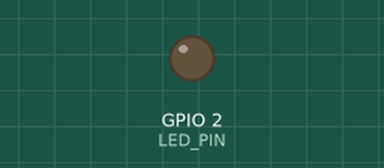
Recording of a sketch running on a simulated ESP32-S3. Parts: output pins drawn as LEDs (lit = HIGH). Nothing arrives over Bluetooth unless stated; a phone connects over Bluetooth LE 3 s after start; what the sketch prints to the serial monitor is not drawn.

Above: at 1.1 s.
At 4.1 s:
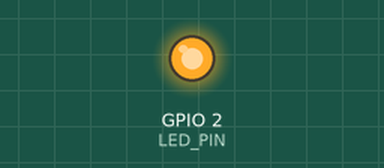
Timing chart, 0 to 5.6 s (numbered marks = the images above):
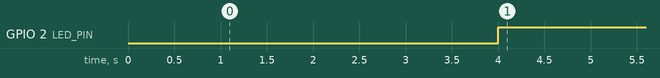

Measured:
- by itself, GPIO 2 (LED_PIN): LOW → HIGH at 4.0 s

The sketch:

esp32_s3_ble_receiver.ino
```cpp
/*
 * ESP32-S3 BLE 接收程序
 * 用于接收 JRemote Controller 遥控器的控制数据
 *
 * 硬件: ESP32-S3
 * 协议: BLE (低功耗蓝牙)
 */

#include <BLEDevice.h>
#include <BLEServer.h>
#include <BLEUtils.h>
#include <BLE2902.h>

#define SERVICE_UUID           "4fafc201-1fb5-459e-8fcc-c5c9c331914b"
#define CHARACTERISTIC_UUID_RX "beb5483e-36e1-4688-b7f5-ea07361b26a8"
#define CHARACTERISTIC_UUID_TX "6e400002-b5a3-f393-e0a9-e50e24dcca9e"

const char* DEVICE_NAME = "JRemote-BLE";

#define LED_PIN 2

struct JoystickData {
  int8_t x;
  int8_t y;
};

struct ControlPacket {
  uint8_t header;      // 头部字节 (0xAA)
  JoystickData leftJoystick;
  JoystickData rightJoystick;
  uint32_t buttons;
};

ControlPacket controlData;
bool deviceConnected = false;
bool oldDeviceConnected = false;
uint32_t packetCount = 0;
uint32_t lastPacketTime = 0;

BLEServer* pServer = NULL;
BLECharacteristic* pTxCharacteristic = NULL;
BLECharacteristic* pRxCharacteristic = NULL;

class MyServerCallbacks: public BLEServerCallbacks {
    void onConnect(BLEServer* pServer) {
      deviceConnected = true;
      Serial.println("\n>>> 手机已连接 <<<");
      digitalWrite(LED_PIN, HIGH);
    };

    void onDisconnect(BLEServer* pServer) {
      deviceConnected = false;
      Serial.println("\n>>> 手机已断开 <<<");
      digitalWrite(LED_PIN, LOW);
    }
};

class MyCallbacks: public BLECharacteristicCallbacks {
    void onWrite(BLECharacteristic *pCharacteristic) {
      String rxValue = pCharacteristic->getValue();

      if (rxValue.length() > 0) {
        // 检查是否是 ping 请求
        if (rxValue.length() == 1 && rxValue[0] == 0x70) { // 'p'
          // 回复 pong
          if (pTxCharacteristic != NULL) {
            uint8_t pong = 0x50; // 'P'
            pTxCharacteristic->setValue(&pong, 1);
            pTxCharacteristic->notify();
          }
          return;
        }

        // 检查是否是控制数据包 (9字节)
        if (rxValue.length() == 9) {
          const uint8_t* data = (const uint8_t*)rxValue.c_str();
          uint8_t header = data[0];

          // 检查帧头
          if (header == 0xAA) {
            // 正常控制数据
            controlData.header = header;
            controlData.leftJoystick.x = data[1];
            controlData.leftJoystick.y = data[2];
            controlData.rightJoystick.x = data[3];
            controlData.rightJoystick.y = data[4];
            controlData.buttons = (data[5]) |
                                 (data[6] << 8) |
                                 (data[7] << 16) |
                                 (data[8] << 24);

            lastPacketTime = millis();
            packetCount++;
          } else if (header == 0xEE) {
            // 急停信号
            controlData.header = header;
            controlData.leftJoystick.x = 0;
            controlData.leftJoystick.y = 0;
            controlData.rightJoystick.x = 0;
            controlData.rightJoystick.y = 0;
            controlData.buttons = 0;

            lastPacketTime = millis();
            packetCount++;

            Serial.println("\n>>> 急停触发! STOP <<<");
          }
        }
      }
    }
};

void setup() {
  Serial.begin(115200);
  delay(1000);

  Serial.println("\n========================================");
  Serial.println("  JBus ESP32-S3 BLE 接收器");
  Serial.println("========================================\n");

  pinMode(LED_PIN, OUTPUT);
  digitalWrite(LED_PIN, LOW);

  BLEDevice::init(DEVICE_NAME);

  pServer = BLEDevice::createServer();
  pServer->setCallbacks(new MyServerCallbacks());

  BLEService *pService = pServer->createService(SERVICE_UUID);

  pRxCharacteristic = pService->createCharacteristic(
                      CHARACTERISTIC_UUID_RX,
                      BLECharacteristic::PROPERTY_WRITE_NR
                    );
  pRxCharacteristic->setCallbacks(new MyCallbacks());

  pTxCharacteristic = pService->createCharacteristic(
                       CHARACTERISTIC_UUID_TX,
                       BLECharacteristic::PROPERTY_NOTIFY
                     );
  pTxCharacteristic->addDescriptor(new BLE2902());

  pService->start();

  BLEAdvertising *pAdvertising = BLEDevice::getAdvertising();
  pAdvertising->addServiceUUID(SERVICE_UUID);
  pAdvertising->setScanResponse(true);
  pAdvertising->setMinPreferred(0x06);
  pAdvertising->setMinInterval(0x20);
  pAdvertising->setMaxInterval(0x40);
  BLEDevice::startAdvertising();

  Serial.println("BLE 已启动");
  Serial.print("设备名称: ");
  Serial.println(DEVICE_NAME);
  Serial.println("等待手机连接...\n");
}

uint32_t counter = 0;
uint32_t lastSendTime = 0;

void loop() {
  if (!deviceConnected && oldDeviceConnected) {
    delay(500);
    pServer->startAdvertising();
    Serial.println("开始广播...");
    oldDeviceConnected = deviceConnected;
  }

  if (deviceConnected && !oldDeviceConnected) {
    oldDeviceConnected = deviceConnected;
  }

  if (deviceConnected && millis() - lastPacketTime < 100) {
    digitalWrite(LED_PIN, (millis() / 50) % 2);
  } else if (deviceConnected) {
    digitalWrite(LED_PIN, HIGH);
  }

  static uint32_t lastPrintTime = 0;
  if (millis() - lastPrintTime >= 100) {
    lastPrintTime = millis();
    if (deviceConnected) {
      printControlData();
    }
  }

  // 每秒发送递增数字到手机
  if (deviceConnected && pTxCharacteristic != NULL) {
    if (millis() - lastSendTime >= 1000) {
      lastSendTime = millis();
      counter++;

      String msg = "Count: " + String(counter);
      pTxCharacteristic->setValue(msg.c_str());
      pTxCharacteristic->notify();

      Serial.print("发送到手机: ");
      Serial.println(msg);
    }
  }
}

void printControlData() {
  Serial.print("\n");

  // 检查是否是急停状态
  if (controlData.header == 0xEE) {
    Serial.print("[急停] ");
  }

  Serial.print("L:");
  printJoystick(controlData.leftJoystick);

  Serial.print(" | R:");
  printJoystick(controlData.rightJoystick);

  Serial.print(" | BTN:");
  printButtons(controlData.buttons);

  Serial.print(" | PKT:");
  Serial.print(packetCount);

  uint32_t latency = millis() - lastPacketTime;
  if (latency > 500) {
    Serial.print(" [TIMEOUT]");
  } else {
    Serial.print(" OK");
  }
}

void printJoystick(const JoystickData& js) {
  float x = js.x / 127.0f;
  float y = js.y / 127.0f;
  Serial.printf("X%+.2f Y%+.2f", x, y);
}

void printButtons(uint32_t buttons) {
  Serial.printf("0x%08X ", buttons);

  if (buttons == 0) {
    Serial.print("-");
    return;
  }

  const char* buttonNames[] = {"LX", "LY", "LZ", "RX", "RY", "RZ", "L1", "L2", "L3", "L4", "R1", "R2", "R3", "R4"};
  bool first = true;

  for (int i = 0; i < 14; i++) {
    if (buttons & (1 << i)) {
      if (!first) Serial.print("+");
      Serial.print(buttonNames[i]);
      first = false;
    }
  }
}
```
